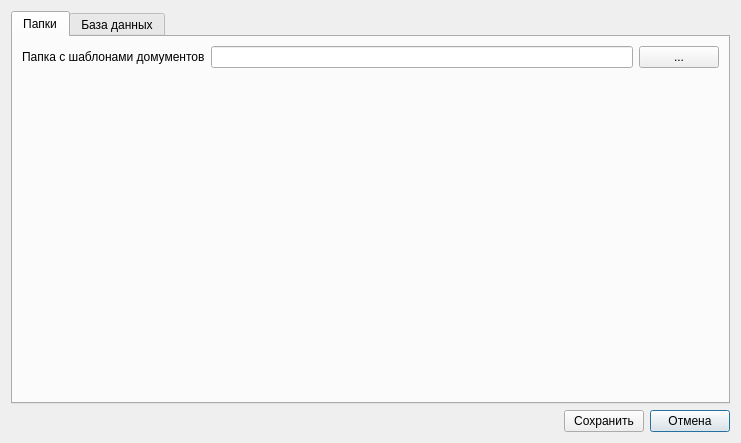
<?xml version="1.0" encoding="UTF-8"?>
<ui version="4.0">
 <class>SettingsDialog</class>
 <widget class="QDialog" name="SettingsDialog">
  <property name="geometry">
   <rect>
    <x>0</x>
    <y>0</y>
    <width>741</width>
    <height>443</height>
   </rect>
  </property>
  <property name="windowTitle">
   <string>Настройки</string>
  </property>
  <property name="windowIcon">
   <iconset>
    <normaloff>:/images/cashop_settings.png</normaloff>:/images/cashop_settings.png</iconset>
  </property>
  <layout class="QVBoxLayout">
   <item>
    <widget class="QTabWidget" name="tabWidget">
     <property name="currentIndex">
      <number>0</number>
     </property>
     <widget class="QWidget" name="tab_2">
      <attribute name="title">
       <string>Папки</string>
      </attribute>
      <layout class="QVBoxLayout" name="verticalLayout">
       <item>
        <layout class="QHBoxLayout" name="horizontalLayout">
         <item>
          <widget class="QLabel" name="templatesPathLabel">
           <property name="text">
            <string>Папка с шаблонами домументов</string>
           </property>
          </widget>
         </item>
         <item>
          <widget class="QLineEdit" name="templatesPathLineEdit"/>
         </item>
         <item>
          <widget class="QPushButton" name="templatesPathPushButton">
           <property name="text">
            <string>...</string>
           </property>
          </widget>
         </item>
        </layout>
       </item>
       <item>
        <spacer name="verticalSpacer">
         <property name="orientation">
          <enum>Qt::Vertical</enum>
         </property>
         <property name="sizeHint" stdset="0">
          <size>
           <width>20</width>
           <height>40</height>
          </size>
         </property>
        </spacer>
       </item>
      </layout>
     </widget>
     <widget class="QWidget" name="tab">
      <attribute name="title">
       <string>База данных</string>
      </attribute>
      <layout class="QVBoxLayout" name="verticalLayout_6">
       <item>
        <layout class="QHBoxLayout" name="horizontalLayout_11">
         <item>
          <widget class="QTableWidget" name="connectionsTableWidget">
           <property name="toolTip">
            <string>Список подключений</string>
           </property>
           <property name="editTriggers">
            <set>QAbstractItemView::NoEditTriggers</set>
           </property>
           <property name="selectionBehavior">
            <enum>QAbstractItemView::SelectRows</enum>
           </property>
          </widget>
         </item>
         <item>
          <layout class="QVBoxLayout" name="verticalLayout_8">
           <item>
            <widget class="QPushButton" name="newConnectionPushButton">
             <property name="toolTip">
              <string>Создать подключение</string>
             </property>
             <property name="text">
              <string/>
             </property>
             <property name="icon">
              <iconset resource="../kcrm.qrc">
               <normaloff>:/images/new32.png</normaloff>:/images/new32.png</iconset>
             </property>
             <property name="iconSize">
              <size>
               <width>32</width>
               <height>32</height>
              </size>
             </property>
            </widget>
           </item>
           <item>
            <widget class="QPushButton" name="editConnectionPushButton">
             <property name="toolTip">
              <string>Редактировать подключение</string>
             </property>
             <property name="text">
              <string/>
             </property>
             <property name="icon">
              <iconset resource="../kcrm.qrc">
               <normaloff>:/images/edit32.png</normaloff>:/images/edit32.png</iconset>
             </property>
             <property name="iconSize">
              <size>
               <width>32</width>
               <height>32</height>
              </size>
             </property>
            </widget>
           </item>
           <item>
            <widget class="QPushButton" name="deleteConnectionPushButton">
             <property name="toolTip">
              <string>Удалить подключение</string>
             </property>
             <property name="text">
              <string/>
             </property>
             <property name="icon">
              <iconset resource="../kcrm.qrc">
               <normaloff>:/images/trash32.png</normaloff>:/images/trash32.png</iconset>
             </property>
             <property name="iconSize">
              <size>
               <width>32</width>
               <height>32</height>
              </size>
             </property>
            </widget>
           </item>
           <item>
            <spacer name="verticalSpacer_6">
             <property name="orientation">
              <enum>Qt::Vertical</enum>
             </property>
             <property name="sizeHint" stdset="0">
              <size>
               <width>20</width>
               <height>40</height>
              </size>
             </property>
            </spacer>
           </item>
          </layout>
         </item>
        </layout>
       </item>
      </layout>
     </widget>
    </widget>
   </item>
   <item>
    <layout class="QHBoxLayout">
     <item>
      <spacer>
       <property name="orientation">
        <enum>Qt::Horizontal</enum>
       </property>
       <property name="sizeHint" stdset="0">
        <size>
         <width>40</width>
         <height>20</height>
        </size>
       </property>
      </spacer>
     </item>
     <item>
      <widget class="QPushButton" name="okButton">
       <property name="text">
        <string>Сохранить</string>
       </property>
       <property name="icon">
        <iconset resource="../kcrm.qrc">
         <normaloff>:/images/ok32.png</normaloff>:/images/ok32.png</iconset>
       </property>
      </widget>
     </item>
     <item>
      <widget class="QPushButton" name="cancelButton">
       <property name="text">
        <string>Отмена</string>
       </property>
       <property name="icon">
        <iconset resource="../kcrm.qrc">
         <normaloff>:/images/cancel32.png</normaloff>:/images/cancel32.png</iconset>
       </property>
       <property name="default">
        <bool>true</bool>
       </property>
      </widget>
     </item>
    </layout>
   </item>
  </layout>
 </widget>
 <tabstops>
  <tabstop>connectionsTableWidget</tabstop>
  <tabstop>newConnectionPushButton</tabstop>
  <tabstop>editConnectionPushButton</tabstop>
  <tabstop>deleteConnectionPushButton</tabstop>
  <tabstop>okButton</tabstop>
  <tabstop>cancelButton</tabstop>
  <tabstop>tabWidget</tabstop>
 </tabstops>
 <resources>
  <include location="../kcrm.qrc"/>
 </resources>
 <connections/>
</ui>
